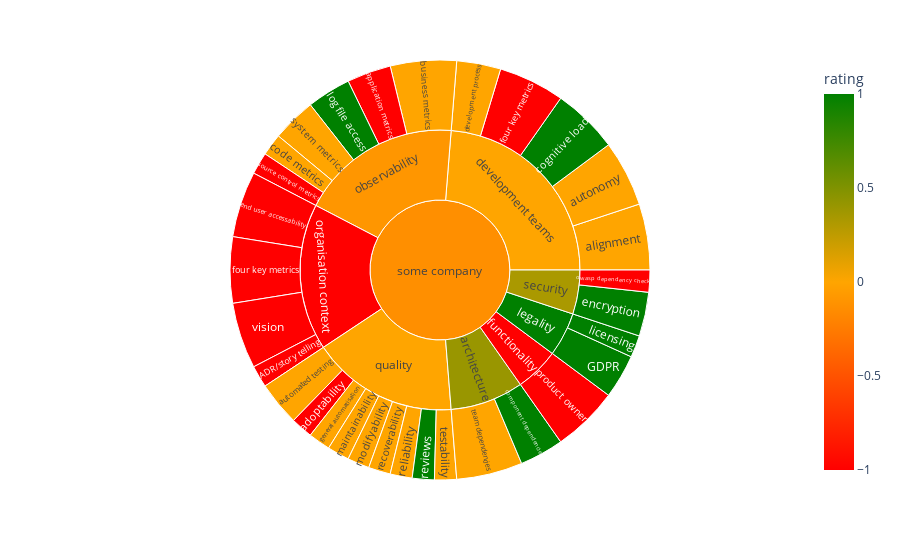

Notebook source saved alongside this figure:
### Markdown cell above
Draw the sunburst diagram. It is meant to visualize the state of the IT ecosystem of the company based on 'gut feeling' ratings (that is why only three values are advised to consider (-1, 0 or 1)). Hovering over labels shows explanations of why the rating for the company is what it is (_this feature is not yet implemented_). The visualization gives an overview in which areas can be improved. Therefore it can be used in discussions and prioritizations.

### Code cell
fig = px.sunburst(df, path=['IT ecosystem', 'aspect', 'category'], values='weight',
                  color='rating', color_discrete_map={-1:'red', 0:'orange', 1:'green'},
                  color_continuous_scale=[[0, 'red'], [0.5, 'orange'], [1, 'green']])
fig.show()

### Figure 1 — Plotly figure (JSON) as saved in the notebook; plotly's stock layout.template omitted (floating-point values rounded to 4 significant figures)
{"data": [{"branchvalues": "total", "customdata": [[-1], [1], [-1], [0], [-1], [0], [0], [0], [0], [1], [1], [0], [1], [-1], [-1], [-1], [0], [1], [1], [0], [0], [-1], [-1], [0], [0], [1], [-1], [0], [0], [0], [-1], [0.4], [0], [-1], [1], [-0.09091], [-1], [0], [0.3333], [-0.1356]], "domain": {"x": [0, 1], "y": [0, 1]}, "hovertemplate": "labels=%{label}<br>weight=%{value}<br>parent=%{parent}<br>id=%{id}<br>rating=%{color}<extra></extra>", "ids": ["some company/organisation context/ADR/story telling", "some company/legality/GDPR", "some company/quality/adoptability", "some company/development teams/alignment", "some company/observability/application metrics", "some company/quality/automated testing", "some company/development teams/autonomy", "some company/observability/business metrics", "some company/observability/code metrics", "some company/development teams/cognitive load", "some company/architecture/component dependencies", "some company/development teams/development process", "some company/security/encryption", "some company/organisation context/end user accessability", "some company/development teams/four key metrics", "some company/organisation context/four key metrics", "some company/quality/general automatisation", "some company/legality/licensing", "some company/observability/log file access", "some company/quality/maintainability", "some company/quality/modifyability", "some company/security/owasp dependency checks", "some company/functionality/product owner", "some company/quality/recoverability", "some company/quality/reliability", "some company/quality/reviews", "some company/observability/source control metrics", "some company/observability/system metrics", "some company/architecture/team dependencies", "some company/quality/testability", "some company/organisation context/vision", "some company/architecture", "some company/development teams", "some company/functionality", "some company/legality", "some company/observability", "some company/organisation context", "some company/quality", "some company/security", "some company"], "labels": ["ADR/story telling", "GDPR", "adoptability", "alignment", "application metrics", "automated testing", "autonomy", "business metrics", "code metrics", "cognitive load", "component dependencies", "development process", "encryption", "end user accessability", "four key metrics", "four key metrics", "general automatisation", "licensing", "log file access", "maintainability", "modifyability", "owasp dependency checks", "product owner", "recoverability", "reliability", "reviews", "source control metrics", "system metrics", "team dependencies", "testability", "vision", "architecture", "development teams", "functionality", "legality", "observability", "organisation context", "quality", "security", "some company"], "marker": {"coloraxis": "coloraxis", "colors": [-1, 1, -1, 0, -1, 0, 0, 0, 0, 1, 1, 0, 1, -1, -1, -1, 0, 1, 1, 0, 0, -1, -1, 0, 0, 1, -1, 0, 0, 0, -1, 0.4, 0, -1, 1, -0.09091, -1, 0, 0.3333, -0.1356]}, "name": "", "parents": ["some company/organisation context", "some company/legality", "some company/quality", "some company/development teams", "some company/observability", "some company/quality", "some company/development teams", "some company/observability", "some company/observability", "some company/development teams", "some company/architecture", "some company/development teams", "some company/security", "some company/organisation context", "some company/development teams", "some company/organisation context", "some company/quality", "some company/legality", "some company/observability", "some company/quality", "some company/quality", "some company/security", "some company/functionality", "some company/quality", "some company/quality", "some company/quality", "some company/observability", "some company/observability", "some company/architecture", "some company/quality", "some company/organisation context", "some company", "some company", "some company", "some company", "some company", "some company", "some company", "some company", ""], "type": "sunburst", "values": [1, 2, 1, 3, 2, 2, 3, 3, 1, 3, 2, 2, 2, 3, 3, 3, 1, 1, 2, 1, 1, 1, 3, 1, 1, 1, 1, 2, 3, 1, 3, 5, 14, 3, 3, 11, 10, 10, 3, 59]}], "layout": {"coloraxis": {"colorbar": {"title": {"text": "rating"}}, "colorscale": [[0, "red"], [0.5, "orange"], [1, "green"]]}, "legend": {"tracegroupgap": 0}, "margin": {"t": 60}}}
